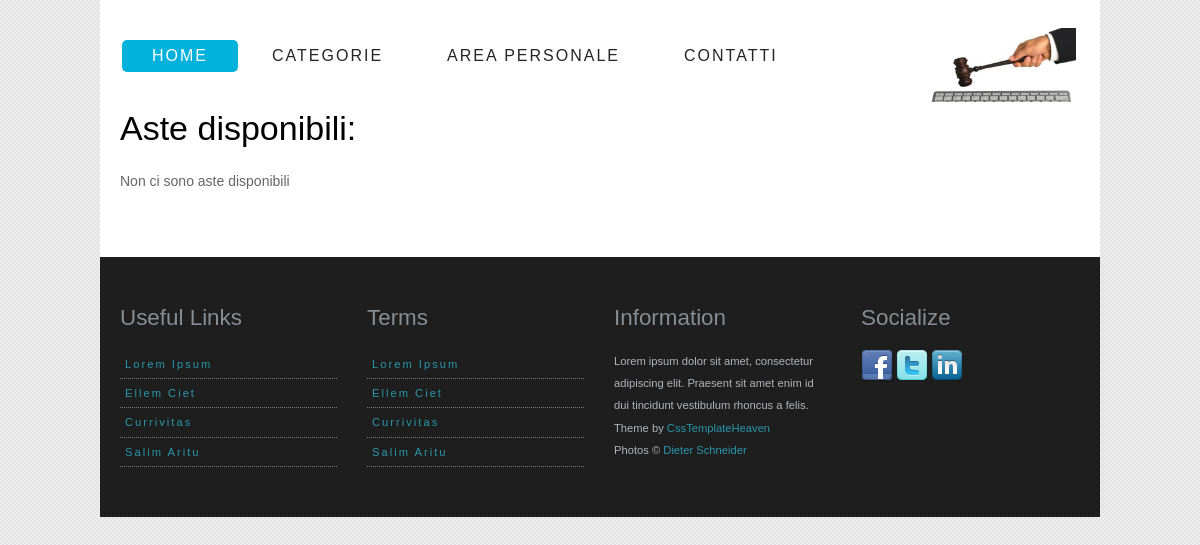
Before: / with the older database file.
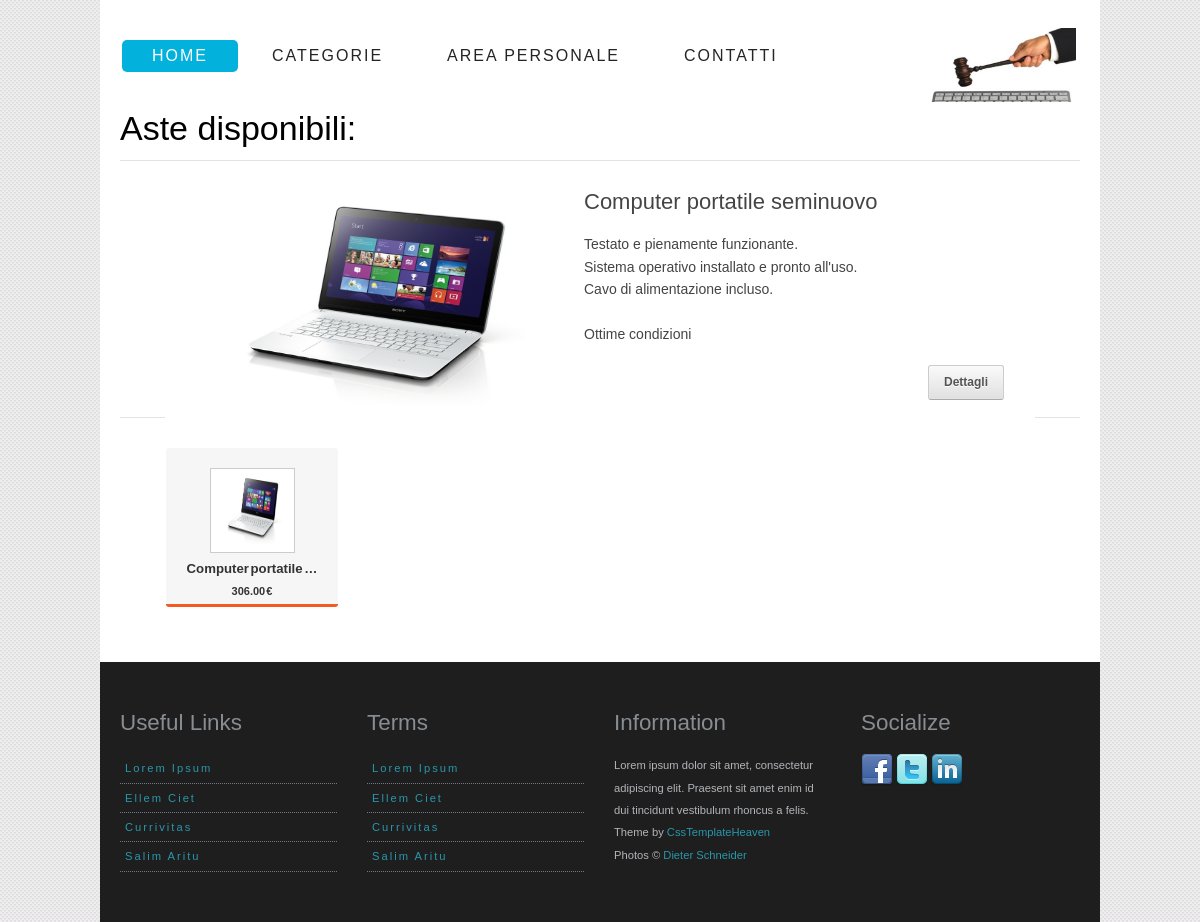
After: the same page with the newer database file.
### AsteOnLine/models.py (models this page shows, shortened)
class Asta (models.Model):
    creatore = models.ForeignKey(User)
    titolo = models.CharField(max_length=140)
    descrizione = models.TextField(max_length=600)
    foto = models.ImageField(upload_to=get_nome, default=settings.NO_MEDIA)
    data_apertura = models.DateTimeField(default=timezone.now)
    data_chiusura = models.DateTimeField(default=timezone.now()+datetime.timedelta(days=7))
    categoria= models.ForeignKey(Categoria)
    base_asta = models.DecimalField(max_digits=8,decimal_places=2,default=0.10)
    offerta_corrente = models.DecimalField(max_digits=8,decimal_places=2,default=0.00)
    def image_tag(self):
        return u'<p align ="center"><img src="%s" width ="100px" align ="middle"/></p>' % self.foto.url
    image_tag.short_description = 'Foto'
    image_tag.allow_tags = True
    class Meta:
        verbose_name_plural = 'Aste'
    def attiva(self):
        return self.data_chiusura>timezone.now()
    attiva.admin_order_field = '-data_chiusura'
    attiva.boolean = True
    attiva.short_description = 'Attiva?'

### AsteOnLine/views.py (the view)
# urls.py: 2. Add a URL to urlpatterns:  url(r'^$', Home.as_view(), name='home')
class Home(generic.ListView):
    template_name = 'AsteOnLine/index.html'
    context_object_name = 'aste_recenti'
    def get_queryset(self):
        contenuto = Asta.objects.order_by('-data_chiusura')
        p=[]
        for a in contenuto:
            if a.attiva():
                p.append(a)
        return p[:10]

### AsteOnLine/templates/AsteOnLine/index.html (shortened to what this page needs)
{% extends "AsteOnLine/base.html" %}
{% block body %}
    <header>
        <h1>Aste disponibili:</h1>
    </header>
    <section>
        {% if aste_recenti %}
            <div id="prod_wrapper">
                <div id="panes">
                    {% for asta in aste_recenti %}
                        <div>
                            <img src="media/{{ asta.foto }}" alt="" width="379px"height="225">
                            <h5>{{ asta.titolo }}</h5>
                            <p>{{ asta.descrizione|linebreaksbr|truncatechars_html:180 }}</p>
                            <p style="text-align:right; margin-right: 16px"><a href="{% url 'AsteOnLine:offerta' asta.id %}" class="button">Dettagli</a></p>
                        </div>
                    {% endfor %}
                </div>
            </div>
            <div id="prod_nav">
                <ul>
                    {% for asta in aste_recenti %}
                        <li><a href="#{{ asta.id }}"><img src="media/{{ asta.foto }}" alt="" width="75px" height="75">
                            <strong>{{ asta.titolo|truncatechars_html:20 }}</strong>
                            {% if asta.base_asta > asta.offerta_corrente %}
                                {{ asta.base_asta }}
                            {% else %}
                                {{ asta.offerta_corrente }}
                            {% endif %}
                            &euro;
                        </a>
                        </li>
                    {% endfor %}
                </ul>
            </div>
        {% else %}
            <p>Non ci sono aste disponibili</p>
        {% endif %}
    </section>
{% endblock %}

Changed rows visible on the page:
now on this page (row edited): Asta: foto (picture), titolo "Computer portatile seminuovo", descrizione "Testato e pienamente funzionante. Sistema operativo installato e pronto all'uso. Cavo di alimentazione incluso. Ottime condizioni", titolo "Computer portatile …", offerta_corrente "306.00"
Other visible differences:
text no longer shown: "Non ci sono aste disponibili"
